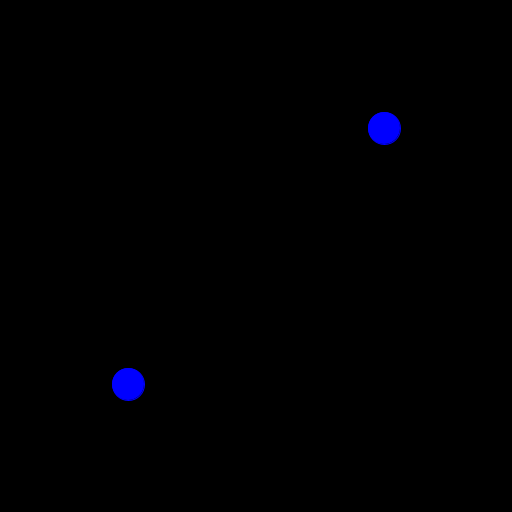
Frame 1 (no input)
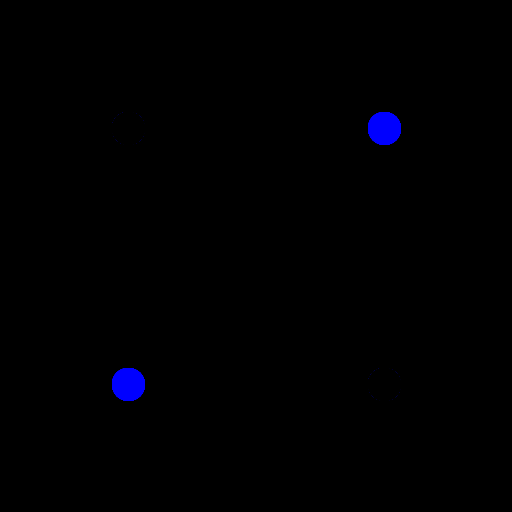
Frame 60 (the mouse pressed at the canvas centre just before this capture)
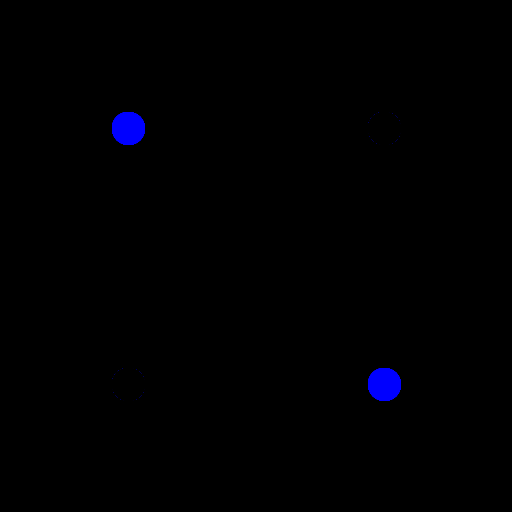
Frame 120 (the mouse held since frame 60 and released just before this capture)

The Processing sketch that drew these frames (run headless with seeded random() and noise(); from frame 60 on, the mouse is pressed at the canvas centre):

// Processing sketch: processing_31454
// ── processing_31454.pde

int counter = 0;
Dot dot1;
Dot dot2;
Dot dot3;
Dot dot4;

void setup(){
  size(512,512);
  background(0);
  ellipseMode(CENTER);
  dot1 = new Dot(color(0,0,0), color(0,0,255), color(0,0,0), 128, 128, 20, 32);
  dot2 = new Dot(color(0,0,255), color(0,0,0), color(0,0,255), 384, 128, 20, 32);
  dot3 = new Dot(color(0,0,255), color(0,0,0), color(0,0,255), 128, 384, 20, 32);
  dot4 = new Dot(color(0,0,0), color(0,0,255), color(0,0,0), 384, 384, 20, 32);
  counter = 0;
}

void draw(){
  
  if (counter == dot1.time) {
    dot1.blink();
    dot2.blink();
    dot3.blink();
    dot4.blink();
    counter = 0; 
  }
  
  stroke(dot1.curr_color);
  fill(dot1.curr_color);
  dot1.display();
  stroke(dot2.curr_color);
  fill(dot2.curr_color);
  dot2.display();
  stroke(dot3.curr_color);
  fill(dot3.curr_color);
  dot3.display();
  stroke(dot4.curr_color);
  fill(dot4.curr_color);
  dot4.display();

  counter++;
}

class Dot {
  color start_color;
  color osc_color;
  color curr_color;
  float xpos;
  float ypos;
  int time;
  float radius;
  
  Dot(color temp_color1, color temp_color2, color current_color, float dot_xpos, float dot_ypos, int dot_counter, float dot_radius) {
    start_color = temp_color1;
    osc_color = temp_color2;
    curr_color = current_color;
    xpos = dot_xpos;
    ypos = dot_ypos;
    time = dot_counter;
    radius = dot_radius;
  }
  
  void display() {
    ellipse(xpos, ypos, radius, radius);
  }
  
  void blink() {
    if (curr_color == start_color) { 
      stroke(osc_color);
      fill(osc_color);
      curr_color = osc_color;
    }
    else {
      stroke(start_color);
      fill(start_color);
      curr_color = start_color;
    }
  }
}
    
